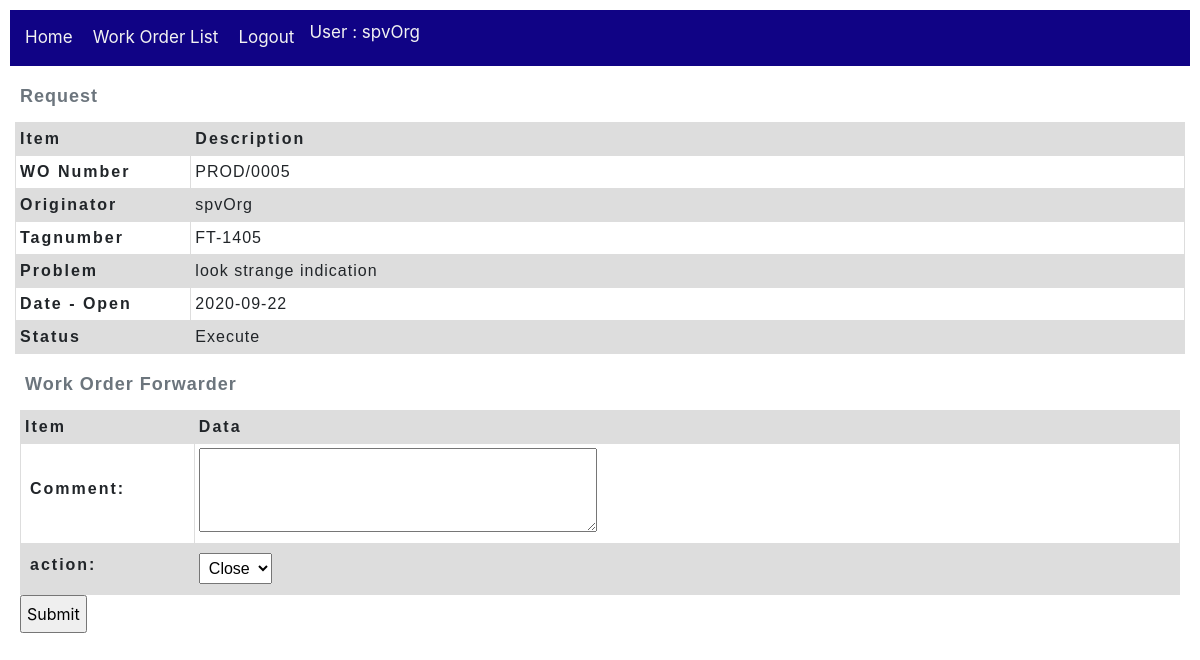
The page /workOrder/work_order/5/forward/ (signed in) on the database as committed earlier.
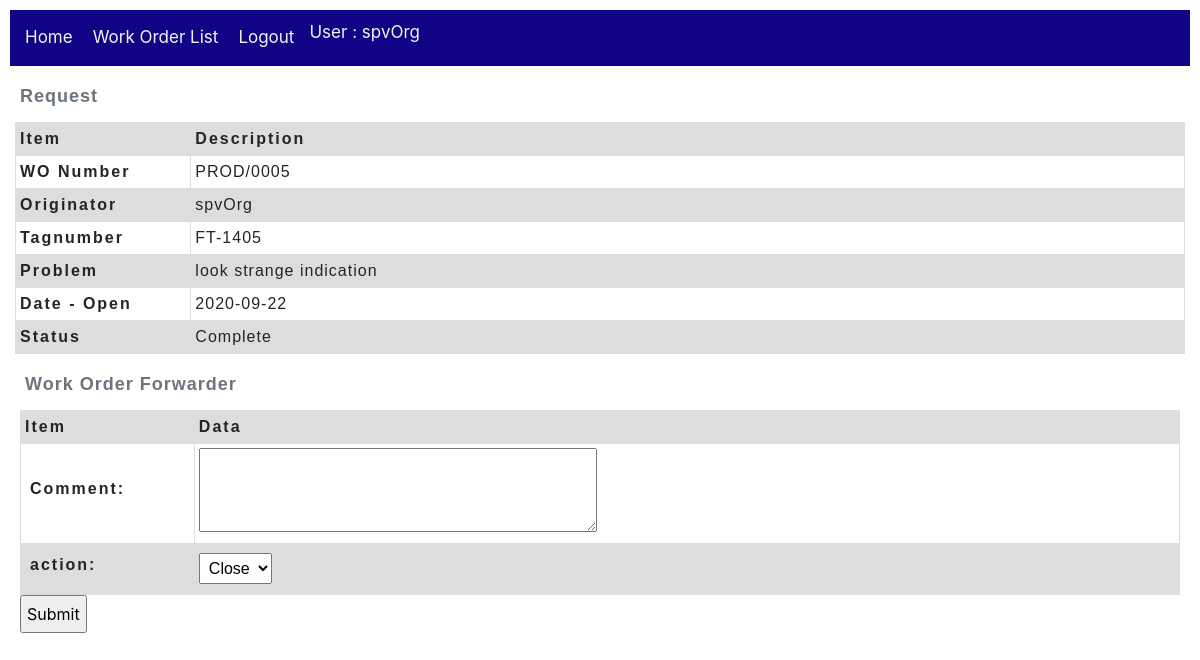
The same page on the database as committed later.
### workOrder/models.py (models this page shows, shortened)
class Work_order(models.Model):
    wo_number = models.CharField(max_length=20, null=True)
    tagnumber = models.CharField(max_length=50, null=True, help_text='Enter tagnumber(eg. FT-1405)')
    problem = models.TextField(max_length=1000, null=True)
    originator = models.ForeignKey(User,
        on_delete=models.SET_NULL,
        null=True)
    dest_section = models.ForeignKey(Section,
        on_delete=models.SET_NULL,
        null=True)
    date_open = models.DateField()
    date_finish = models.DateField(null=True)
    status = models.ForeignKey(Action,
        on_delete=models.SET_NULL,
        null=True)
    priority = models.ForeignKey(Wo_priority,
        on_delete=models.SET_NULL,
        null=True)
    current_user_id = models.IntegerField(null=True)
    executor_user_id = models.IntegerField(null=True)
    class Meta:
        ordering = ['originator','status','wo_number']

### utility/models.py (models this page shows, shortened)
class Action(models.Model):
    name = models.CharField(max_length=20, null=True, help_text='Enter name of Action(eg. Open, Close, Reject...)')
    description = models.CharField(max_length=100, null=True, help_text='Enter description of Action')
    mode = models.ForeignKey('Mode', on_delete=models.SET_NULL, null=True)
    class Meta:
        ordering = ['name']

### workOrder/views.py (the view, shortened to what this page needs)
# urls.py: path('work_order/<int:pk>/forward/', views.Work_orderForward.as_view(), name='work_order-forward'),
class Work_orderForward(LoginRequiredMixin, CreateView):
    form_class = WoJournalForm
    model = Wo_journal
    template_name = 'workOrder/WoJournal_form.html'  # Specify your own template name/location
    def get_form_kwargs(self):
        kwargs = super(Work_orderForward, self).get_form_kwargs()
        kwargs.update({'user': self.request.user})
        return kwargs
    def get_initial(self):
        initial = super(Work_orderForward, self).get_initial()
        return initial
    def get_context_data(self, **kwargs):
        context = super(Work_orderForward,self).get_context_data(**kwargs)
        woOnProcess = Work_order.objects.get(id=self.kwargs.get("pk"))
        context['work_order'] = woOnProcess
        return context

### workOrder/forms.py (shortened to what this page needs)
class WoJournalForm(ModelForm):
   def __init__(self, *args, **kwargs):
      self.user = kwargs.pop('user')
      super(WoJournalForm, self).__init__(*args, **kwargs)
      actDict = {}
      for action in Profile.objects.get(user=self.user).actions.all():
         actDict[action.pk] = action.name
      actlist = list(actDict.items())
      actions = Profile.objects.get(user=self.user).actions.all()
      self.fields['action'].widget = Select(choices=actlist)
   class Meta:
      template_name = 'workOrder/WoJournal_form.html'  # Specify your own template name/location
      model = Wo_journal
      fields = ['comment',
                  'action']
      labels = {'comment': _('comment')}
      widgets = { 'comment': forms.Textarea(attrs={'rows':3})}
      labels = {'action': _('action')}

### workOrder/templates/workOrder/WoJournal_form.html (shortened to what this page needs)
{% extends "base_workOrder.html" %}
{% block content %}
  {% include 'Wo_request.html' %}
  <form action="" method="post">
    <table class="WoForm">
      <caption>Work Order Forwarder</caption>
      <thead>
        <tr>
          <th scope="col">Item</th>
          <th scope="col">Data</th>
        </tr>
      </thead>
      <tbody>
        {{ form.as_table }}
      </tbody>
    </table>
    <input type="submit" value="Submit">
  </form>
{% endblock %}

### workOrder/templates/Wo_request.html
{% block content %}
    <table class="WoHeader">
        <caption>Request</caption>
        <thead>
            <tr>
                <th scope="col">Item</th>
                <th scope="col">Description</th>
            </tr>
        </thead>
        <tbody>
            <tr>
                <th scope="row">WO Number</th>
                <td>{{ work_order.wo_number }}</td>
            </tr>
            <tr>
                <th scope="row">Originator</th>
                <td>{{ work_order.originator }}</td>
            </tr>
            <tr>
                <th scope="row">Tagnumber</th>
                <td>{{ work_order.tagnumber }}</td>
            </tr>
            <tr>
                <th scope="row">Problem</th>
                <td>{{ work_order.problem }}</td>
            </tr>
            <tr>
                <th scope="row">Date - Open</th>
                <td>{{ work_order.date_open }}</td>
            </tr>
            <tr>
                <th scope="row">Status</th>
                <td>{{ work_order.status.name }}</td>
            </tr>
        </tbody>
    </table>
{% endblock %}

Rows that differ between the two databases and show on the page:
changed Work_order "PROD/0005": status.name "Execute" → "Complete"
